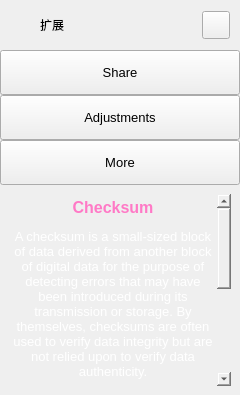
        <widget class="QFrame" name="extraLeftBox">
         <property name="minimumSize">
          <size>
           <width>0</width>
           <height>0</height>
          </size>
         </property>
         <property name="maximumSize">
          <size>
           <width>0</width>
           <height>16777215</height>
          </size>
         </property>
         <property name="frameShape">
          <enum>QFrame::NoFrame</enum>
         </property>
         <property name="frameShadow">
          <enum>QFrame::Raised</enum>
         </property>
         <layout class="QVBoxLayout" name="extraColumLayout">
          <property name="spacing">
           <number>0</number>
          </property>
          <property name="leftMargin">
           <number>0</number>
          </property>
          <property name="topMargin">
           <number>0</number>
          </property>
          <property name="rightMargin">
           <number>0</number>
          </property>
          <property name="bottomMargin">
           <number>0</number>
          </property>
          <item>
           <widget class="QFrame" name="extraTopBg">
            <property name="minimumSize">
             <size>
              <width>0</width>
              <height>50</height>
             </size>
            </property>
            <property name="maximumSize">
             <size>
              <width>16777215</width>
              <height>50</height>
             </size>
            </property>
            <property name="frameShape">
             <enum>QFrame::NoFrame</enum>
            </property>
            <property name="frameShadow">
             <enum>QFrame::Raised</enum>
            </property>
            <layout class="QVBoxLayout" name="verticalLayout_5">
             <property name="spacing">
              <number>0</number>
             </property>
             <property name="leftMargin">
              <number>0</number>
             </property>
             <property name="topMargin">
              <number>0</number>
             </property>
             <property name="rightMargin">
              <number>0</number>
             </property>
             <property name="bottomMargin">
              <number>0</number>
             </property>
             <item>
              <layout class="QGridLayout" name="extraTopLayout">
               <property name="leftMargin">
                <number>10</number>
               </property>
               <property name="rightMargin">
                <number>10</number>
               </property>
               <property name="horizontalSpacing">
                <number>10</number>
               </property>
               <property name="verticalSpacing">
                <number>0</number>
               </property>
               <item row="0" column="0">
                <widget class="QFrame" name="extraIcon">
                 <property name="minimumSize">
                  <size>
                   <width>20</width>
                   <height>0</height>
                  </size>
                 </property>
                 <property name="maximumSize">
                  <size>
                   <width>20</width>
                   <height>20</height>
                  </size>
                 </property>
                 <property name="frameShape">
                  <enum>QFrame::NoFrame</enum>
                 </property>
                 <property name="frameShadow">
                  <enum>QFrame::Raised</enum>
                 </property>
                </widget>
               </item>
               <item row="0" column="1">
                <widget class="QLabel" name="extraLabel">
                 <property name="minimumSize">
                  <size>
                   <width>150</width>
                   <height>0</height>
                  </size>
                 </property>
                 <property name="text">
                  <string>扩展</string>
                 </property>
                </widget>
               </item>
               <item row="0" column="2">
                <widget class="QPushButton" name="extraCloseColumnBtn">
                 <property name="minimumSize">
                  <size>
                   <width>28</width>
                   <height>28</height>
                  </size>
                 </property>
                 <property name="maximumSize">
                  <size>
                   <width>28</width>
                   <height>28</height>
                  </size>
                 </property>
                 <property name="cursor">
                  <cursorShape>PointingHandCursor</cursorShape>
                 </property>
                 <property name="toolTip">
                  <string>Close left box</string>
                 </property>
                 <property name="text">
                  <string/>
                 </property>
                 <property name="icon">
                  <iconset resource="resources.qrc">
                   <normaloff>:/icons/images/icons/icon_close.png</normaloff>:/icons/images/icons/icon_close.png</iconset>
                 </property>
                 <property name="iconSize">
                  <size>
                   <width>20</width>
                   <height>20</height>
                  </size>
                 </property>
                </widget>
               </item>
              </layout>
             </item>
            </layout>
           </widget>
          </item>
          <item>
           <widget class="QFrame" name="extraContent">
            <property name="frameShape">
             <enum>QFrame::NoFrame</enum>
            </property>
            <property name="frameShadow">
             <enum>QFrame::Raised</enum>
            </property>
            <layout class="QVBoxLayout" name="verticalLayout_12">
             <property name="spacing">
              <number>0</number>
             </property>
             <property name="leftMargin">
              <number>0</number>
             </property>
             <property name="topMargin">
              <number>0</number>
             </property>
             <property name="rightMargin">
              <number>0</number>
             </property>
             <property name="bottomMargin">
              <number>0</number>
             </property>
             <item alignment="Qt::AlignTop">
              <widget class="QFrame" name="extraTopMenu">
               <property name="frameShape">
                <enum>QFrame::NoFrame</enum>
               </property>
               <property name="frameShadow">
                <enum>QFrame::Raised</enum>
               </property>
               <layout class="QVBoxLayout" name="verticalLayout_11">
                <property name="spacing">
                 <number>0</number>
                </property>
                <property name="leftMargin">
                 <number>0</number>
                </property>
                <property name="topMargin">
                 <number>0</number>
                </property>
                <property name="rightMargin">
                 <number>0</number>
                </property>
                <property name="bottomMargin">
                 <number>0</number>
                </property>
                <item>
                 <widget class="QPushButton" name="btn_share">
                  <property name="sizePolicy">
                   <sizepolicy hsizetype="Expanding" vsizetype="Fixed">
                    <horstretch>0</horstretch>
                    <verstretch>0</verstretch>
                   </sizepolicy>
                  </property>
                  <property name="minimumSize">
                   <size>
                    <width>0</width>
                    <height>45</height>
                   </size>
                  </property>
                  <property name="font">
                   <font>
                    <family>Segoe UI</family>
                    <pointsize>10</pointsize>
                    <weight>50</weight>
                    <italic>false</italic>
                    <bold>false</bold>
                   </font>
                  </property>
                  <property name="cursor">
                   <cursorShape>PointingHandCursor</cursorShape>
                  </property>
                  <property name="layoutDirection">
                   <enum>Qt::LeftToRight</enum>
                  </property>
                  <property name="styleSheet">
                   <string notr="true">background-image: url(:/icons/images/icons/cil-share-boxed.png);</string>
                  </property>
                  <property name="text">
                   <string>Share</string>
                  </property>
                 </widget>
                </item>
                <item>
                 <widget class="QPushButton" name="btn_adjustments">
                  <property name="sizePolicy">
                   <sizepolicy hsizetype="Expanding" vsizetype="Fixed">
                    <horstretch>0</horstretch>
                    <verstretch>0</verstretch>
                   </sizepolicy>
                  </property>
                  <property name="minimumSize">
                   <size>
                    <width>0</width>
                    <height>45</height>
                   </size>
                  </property>
                  <property name="font">
                   <font>
                    <family>Segoe UI</family>
                    <pointsize>10</pointsize>
                    <weight>50</weight>
                    <italic>false</italic>
                    <bold>false</bold>
                   </font>
                  </property>
                  <property name="cursor">
                   <cursorShape>PointingHandCursor</cursorShape>
                  </property>
                  <property name="layoutDirection">
                   <enum>Qt::LeftToRight</enum>
                  </property>
                  <property name="styleSheet">
                   <string notr="true">background-image: url(:/icons/images/icons/cil-equalizer.png);</string>
                  </property>
                  <property name="text">
                   <string>Adjustments</string>
                  </property>
                 </widget>
                </item>
                <item>
                 <widget class="QPushButton" name="btn_more">
                  <property name="sizePolicy">
                   <sizepolicy hsizetype="Expanding" vsizetype="Fixed">
                    <horstretch>0</horstretch>
                    <verstretch>0</verstretch>
                   </sizepolicy>
                  </property>
                  <property name="minimumSize">
                   <size>
                    <width>0</width>
                    <height>45</height>
                   </size>
                  </property>
                  <property name="font">
                   <font>
                    <family>Segoe UI</family>
                    <pointsize>10</pointsize>
                    <weight>50</weight>
                    <italic>false</italic>
                    <bold>false</bold>
                   </font>
                  </property>
                  <property name="cursor">
                   <cursorShape>PointingHandCursor</cursorShape>
                  </property>
                  <property name="layoutDirection">
                   <enum>Qt::LeftToRight</enum>
                  </property>
                  <property name="styleSheet">
                   <string notr="true">background-image: url(:/icons/images/icons/cil-layers.png);</string>
                  </property>
                  <property name="text">
                   <string>More</string>
                  </property>
                 </widget>
                </item>
               </layout>
              </widget>
             </item>
             <item>
              <widget class="QFrame" name="extraCenter">
               <property name="frameShape">
                <enum>QFrame::NoFrame</enum>
               </property>
               <property name="frameShadow">
                <enum>QFrame::Raised</enum>
               </property>
               <layout class="QVBoxLayout" name="verticalLayout_10">
                <item>
                 <widget class="QTextEdit" name="textEdit">
                  <property name="minimumSize">
                   <size>
                    <width>222</width>
                    <height>0</height>
                   </size>
                  </property>
                  <property name="styleSheet">
                   <string notr="true">background: transparent;</string>
                  </property>
                  <property name="frameShape">
                   <enum>QFrame::NoFrame</enum>
                  </property>
                  <property name="readOnly">
                   <bool>true</bool>
                  </property>
                  <property name="html">
                   <string>&lt;!DOCTYPE HTML PUBLIC &quot;-//W3C//DTD HTML 4.0//EN&quot; &quot;http://www.w3.org/TR/REC-html40/strict.dtd&quot;&gt;
&lt;html&gt;&lt;head&gt;&lt;meta name=&quot;qrichtext&quot; content=&quot;1&quot; /&gt;&lt;style type=&quot;text/css&quot;&gt;
p, li { white-space: pre-wrap; }
&lt;/style&gt;&lt;/head&gt;&lt;body style=&quot; font-family:'Segoe UI'; font-size:10pt; font-weight:400; font-style:normal;&quot;&gt;
&lt;p align=&quot;center&quot; style=&quot; margin-top:12px; margin-bottom:12px; margin-left:0px; margin-right:0px; -qt-block-indent:0; text-indent:0px;&quot;&gt;&lt;span style=&quot; font-size:12pt; font-weight:600; color:#ff79c6;&quot;&gt;Checksum&lt;/span&gt;&lt;/p&gt;
&lt;p align=&quot;center&quot; style=&quot; margin-top:12px; margin-bottom:12px; margin-left:0px; margin-right:0px; -qt-block-indent:0; text-indent:0px;&quot;&gt;&lt;span style=&quot; color:#ffffff;&quot;&gt;A checksum is a small-sized block of data derived from another block of digital data for the purpose of detecting errors that may have been introduced during its transmission or storage. By themselves, checksums are often used to verify data integrity but are not relied upon to verify data authenticity.&lt;/span&gt;&lt;/p&gt;
&lt;p align=&quot;center&quot; style=&quot; margin-top:12px; margin-bottom:12px; margin-left:0px; margin-right:0px; -qt-block-indent:0; text-indent:0px;&quot;&gt;&lt;span style=&quot; color:#bd93f9;&quot;&gt;WUST - DR&lt;/span&gt;&lt;/p&gt;
&lt;p style=&quot; margin-top:0px; margin-bottom:0px; margin-left:0px; margin-right:0px; -qt-block-indent:0; text-indent:0px;&quot;&gt;&lt;br /&gt;&lt;/p&gt;
&lt;p align=&quot;center&quot; style=&quot; margin-top:12px; margin-bottom:12px; margin-left:0px; margin-right:0px; -qt-block-indent:0; text-indent:0px;&quot;&gt;&lt;span style=&quot; font-size:12pt; font-weight:600; color:#ff79c6;&quot;&gt;Convert UI&lt;/span&gt;&lt;/p&gt;
&lt;p align=&quot;center&quot; style=&quot; margin-top:12px; margin-bottom:12px; margin-left:0px; margin-right:0px; -qt-block-indent:0; text-indent:0px;&quot;&gt;&lt;span style=&quot; font-size:9pt; color:#ffffff;&quot;&gt;pyside6-uic main.ui &amp;gt; ui_main.py&lt;/span&gt;&lt;/p&gt;
&lt;p align=&quot;center&quot; style=&quot; margin-top:12px; margin-bottom:12px; margin-left:0px; margin-right:0px; -qt-block-indent:0; text-indent:0px;&quot;&gt;&lt;span style=&quot; font-size:12pt; font-weight:600; color:#ff79c6;&quot;&gt;Convert QRC&lt;/span&gt;&lt;/p&gt;
&lt;p align=&quot;center&quot; style=&quot; margin-top:12px; margin-bottom:12px; margin-left:0px; margin-right:0px; -qt-block-indent:0; text-indent:0px;&quot;&gt;&lt;span style=&quot; font-size:9pt; color:#ffffff;&quot;&gt;pyside6-rcc resources.qrc -o resources_rc.py&lt;/span&gt;&lt;/p&gt;&lt;/body&gt;&lt;/html&gt;</string>
                  </property>
                 </widget>
                </item>
               </layout>
              </widget>
             </item>
             <item>
              <widget class="QFrame" name="extraBottom">
               <property name="frameShape">
                <enum>QFrame::NoFrame</enum>
               </property>
               <property name="frameShadow">
                <enum>QFrame::Raised</enum>
               </property>
              </widget>
             </item>
            </layout>
           </widget>
          </item>
         </layout>
        </widget>
